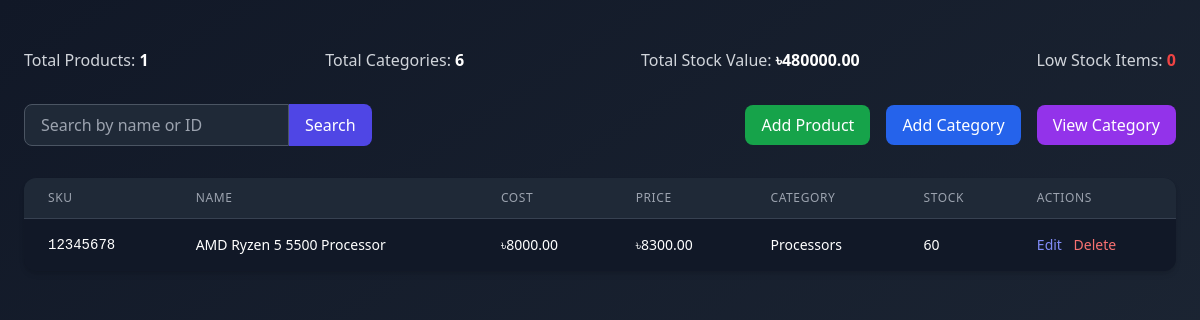
/inventory/products/ (signed in), run on the app's committed database.
### inventory/models.py (models this page shows, shortened)
class Product(models.Model):
    name = models.CharField(max_length=100)
    sku = models.CharField(max_length=10, unique=True)
    category = models.ForeignKey(Category, blank=True, on_delete=models.SET_NULL, null = True)
    location = models.ForeignKey(StorageLocation, blank=True, on_delete=models.SET_NULL, null = True)
    cost_price = models.DecimalField(max_digits=10, decimal_places=2)
    sell_price = models.DecimalField(max_digits=10, decimal_places=2)
    stock_quantity = models.PositiveIntegerField(default=0)
    low_stock_threshold = models.PositiveIntegerField(default=10)
    is_active = models.BooleanField(default=True)
    image = models.ImageField(upload_to='product_images/', blank=True, null=True)

class Category(models.Model):
    name = models.CharField(max_length=100)
    image = models.ImageField(upload_to='category_images/', blank=True, null=True)
    def __str__(self):
        return self.name

### inventory/views.py (the view)
# urls.py: path('products/', views.product_list, name='product_list'),
@staff_member_required
def product_list(request):
    query = request.GET.get('q')  # 'q' will come from the search form
    context = {}
    if query:
        products = Product.objects.filter(
            Q(name__icontains=query) | Q(id__icontains=query)
        )
    else:
        products = Product.objects.all()
        categories = Category.objects.all()
        total_products = products.count()
        total_categories = categories.count()
        total_stock_value = products.aggregate(
            total_value=Sum(F('cost_price') * F('stock_quantity'))
        )['total_value'] or 0
        low_stock_count = products.filter(stock_quantity__lt=5).count()
        context = {
            'products': products,
            'categories': categories,
            'total_products': total_products,
            'total_categories': total_categories,
            'total_stock_value': total_stock_value,
            'low_stock_count': low_stock_count,
        }
    return render(request, 'inventory/product_list.html', context)

### inventory/templates/inventory/product_list.html (shortened to what this page needs)
{% extends 'base.html' %}
{% block content %}
<div class="min-h-screen bg-gradient-to-br from-gray-900 to-gray-800 py-12 px-6 text-white">
  <div class="max-w-7xl mx-auto">
  <div class="flex justify-between mb-8 text-gray-300">
    <div>Total Products: <span class="font-semibold text-white">{{ total_products }}</span></div>
    <div>Total Categories: <span class="font-semibold text-white">{{ total_categories }}</span></div>
    <div>Total Stock Value: <span class="font-semibold text-white">৳{{ total_stock_value|floatformat:2 }}</span></div>
    <div>Low Stock Items: <span class="font-semibold text-red-500">{{ low_stock_count }}</span></div>
  </div>
    <div class="flex flex-col md:flex-row justify-between items-center mb-8 gap-4">
      <form method="GET" class="flex w-full md:w-auto">
        <input
          type="text"
          name="q"
          placeholder="Search by name or ID"
          value="{{ request.GET.q }}"
          class="bg-gray-800 border border-gray-600 rounded-l-lg px-4 py-2 w-full focus:outline-none focus:ring-2 focus:ring-indigo-500 text-white"
        />
        <button type="submit" class="bg-indigo-600 text-white px-4 py-2 rounded-r-lg hover:bg-indigo-700">
          Search
        </button>
      </form>
      <div class="flex space-x-4">
        <a href="{% url 'add_product' %}" class="bg-green-600 text-white px-4 py-2 rounded-lg hover:bg-green-700">
          Add Product
        </a>
        <a href="{% url 'add_category' %}" class="bg-blue-600 text-white px-4 py-2 rounded-lg hover:bg-blue-700">
          Add Category
        </a>
        <a href="{% url 'view_categories' %}" class="bg-purple-600 text-white px-4 py-2 rounded-lg hover:bg-blue-700">
          View Category
        </a>
      </div>
    </div>
    <div class="bg-gray-900 rounded-xl shadow-md overflow-x-auto">
      <table class="min-w-full divide-y divide-gray-700">
        <thead class="bg-gray-800 text-gray-400">
          <tr>
            <th class="px-6 py-3 text-left text-xs font-medium uppercase tracking-wider">SKU</th>
            <th class="px-6 py-3 text-left text-xs font-medium uppercase tracking-wider">Name</th>
            <th class="px-6 py-3 text-left text-xs font-medium uppercase tracking-wider">Cost</th>
            <th class="px-6 py-3 text-left text-xs font-medium uppercase tracking-wider">Price</th>
            <th class="px-6 py-3 text-left text-xs font-medium uppercase tracking-wider">Category</th>
            <th class="px-6 py-3 text-left text-xs font-medium uppercase tracking-wider">Stock</th>
            <th class="px-6 py-3 text-left text-xs font-medium uppercase tracking-wider">Actions</th>
          </tr>
        </thead>
        <tbody class="divide-y divide-gray-800">
          {% for product in products %}
          <tr class="hover:bg-gray-800 transition">
            <td class="px-6 py-4 text-sm font-mono">{{ product.sku }}</td>
            <td class="px-6 py-4 text-sm">{{ product.name }}</td>
            <td class="px-6 py-4 text-sm">৳{{ product.cost_price }}</td>
            <td class="px-6 py-4 text-sm">৳{{ product.sell_price }}</td>
            <td class="px-6 py-4 text-sm">{{ product.category }}</td>
            <td class="px-6 py-4 text-sm">
              {% if product.stock_quantity < 5 %}
                <span class="text-red-400 font-semibold">{{ product.stock_quantity }}</span>
              {% else %}
                {{ product.stock_quantity }}
              {% endif %}
            </td>
            <td class="px-6 py-4 text-sm space-x-2 whitespace-nowrap">
              <a href="{% url 'edit_product' product.id %}" class="text-indigo-400 hover:underline">Edit</a>
              <a href="{% url 'delete_product' product.id %}" class="text-red-400 hover:underline"
                 onclick="return confirm('Are you sure you want to delete this product?');">Delete</a>
            </td>
          </tr>
          {% empty %}
          <tr>
            <td colspan="7" class="text-center py-6 text-gray-400">No products found.</td>
          </tr>
          {% endfor %}
        </tbody>
      </table>
    </div>
  </div>
</div>
{% endblock %}

### data on the page
Product: sku "12345678", name "AMD Ryzen 5 5500 Processor", cost_price "8000.00", sell_price "8300.00", category "Processors", stock_quantity "60"

### other printed values
{{ total_products }} "1"
{{ total_categories }} "6"
{{ total_stock_value|floatformat:2 }} "480000.00"
{{ low_stock_count }} "0"
